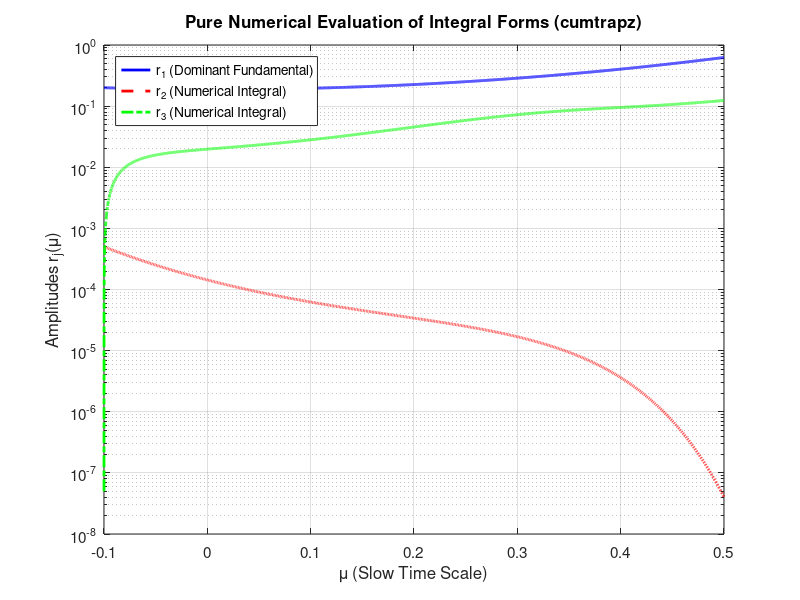

Here is the MATLAB script that generated this plot: (Note: this script raises an error after producing the figure.)
clear; clc;

load('dominant_modes.mat')

%% This scripts attempts to estimate solutions to the Galerkin projections
% of the first three modes assuming the amplitude of the first mode is 
% significantly larger than the other two.

%% 1. Define Parameters and Anonymous Function f
f = @(k) (k/10)^2; 
epsilon = EP;
mu0_orig = mu0;
mu0 = -0.1;
mu_max = 0.5;        
num_points = 10000;   % Higher resolution for precise numerical integration

% Initial conditions
r1_0 = 2e-1;          
r2_0 = 5e-4;         
r3_0 = 5e-8;        

%% 2. Generate Grid and Linear Growth Rates
mu = linspace(mu0, mu_max, num_points);

lambda1 = mu .* f(1) - f(1)^2;
lambda2 = mu .* f(2) - f(2)^2;
lambda3 = mu .* f(3) - f(3)^2;

%% 3. Compute r1(\mu) Numerically
% \int_{mu0}^{mu} lambda1(x) dx
int_lambda1 = cumtrapz(mu, lambda1); 
r1 = r1_0 .* exp(int_lambda1 ./ epsilon);

%% 4. Compute r2(\mu) Numerically
% Integrand: \lambda_2(x) - 6*f(2)*r1^2(x)
integrand_r2 = lambda2 - 6 * f(2) * (r1.^2);
int_integrand_r2 = cumtrapz(mu, integrand_r2);

r2 = r2_0 .* exp(int_integrand_r2 ./ epsilon);

%% 5. Compute r3(\mu) Numerically
% Integral from mu0 to mu of Lambda3
Lambda3 = lambda3 - 6 * f(3) * (r1.^2);
int_Lambda3 = cumtrapz(mu, Lambda3);

% Homogeneous component of r3
r3_H = r3_0 .* exp(int_Lambda3 ./ epsilon);

% Particular (driven) component of r3 computed via a stabilized loop
r3_P = zeros(size(mu));

for i = 1:length(mu)
    % Combine the integrals in the exponent BEFORE evaluating exp()
    % This represents: (1/epsilon) * \int_y^{mu(i)} Lambda3(x) dx
    exponent = (int_Lambda3(i) - int_Lambda3(1:i)) ./ epsilon;
    
    % Evaluate the stabilized integrand for all y <= mu(i)
    stabilized_integrand = (r1(1:i).^3) .* exp(exponent);
    
    % Integrate with respect to y (from mu0 up to current mu(i))
    if i > 1
        r3_P(i) = - (f(3) / epsilon) * trapz(mu(1:i), stabilized_integrand);
    else
        r3_P(i) = 0; % Boundary condition at mu0
    end
end

% Final combined exact numerical solution
r3 = r3_H + r3_P;

%% 6. Plotting the Purely Numerical Results
figure('Color', 'w');
semilogy(mu, abs(r1), 'b-', 'LineWidth', 2); hold on;
semilogy(mu, abs(r2), 'r--', 'LineWidth', 2);
semilogy(mu, abs(r3), 'g-.', 'LineWidth', 2);
hold off;

xlabel('\mu (Slow Time Scale)', 'FontSize', 12);
ylabel('Amplitudes r_j(\mu)', 'FontSize', 12);
title('Pure Numerical Evaluation of Integral Forms (cumtrapz)', 'FontSize', 13);
legend('r_1 (Dominant Fundamental)', 'r_2 (Numerical Integral)', 'r_3 (Numerical Integral)', ...
       'Location', 'NorthWest', 'FontSize', 10);
grid on;
set(gca, 'FontSize', 11);


amp = abs(sol.solution);
figure
plot(mu, abs(r1),  'b-', 'LineWidth', 2);hold on;
plot(mu0_orig + epsilon * sol.time, amp(2, :), 'r--', 'LineWidth', 2);
xlim([mu0_orig, MUTHR])
hold off;

figure
semilogy(mu, abs(r2),  'b-', 'LineWidth', 2); hold on;
semilogy(mu0_orig + epsilon * sol.time, amp(3, :), 'r--', 'LineWidth', 2);
xlim([mu0_orig, MUTHR])
hold off;

figure
semilogy(mu, abs(r3),  'b-', 'LineWidth', 2);hold on;
semilogy(mu0_orig + epsilon * sol.time, amp(4, :), 'r--', 'LineWidth', 2);
xlim([mu0_orig, MUTHR])
hold off;
